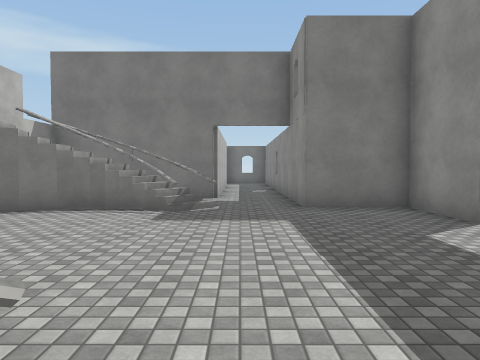
View 1 (above)

18 first-person views from a walk through a 3-D level made in the Unity game engine. The camera is 1.5 m above the floor, tilts 2° down and sees 70° across. The floor is counted in squares, 2 m on a side. Each view is taken from the middle of a square. On the plan, view 1 faces up. The plan holds only what a view shows up to about 11 squares ahead; the rest is blank. The place goes on beyond the plan. Door leaves are left out, so doorways stand open. Surface patterns are stand-ins for the level's own textures.

View 2
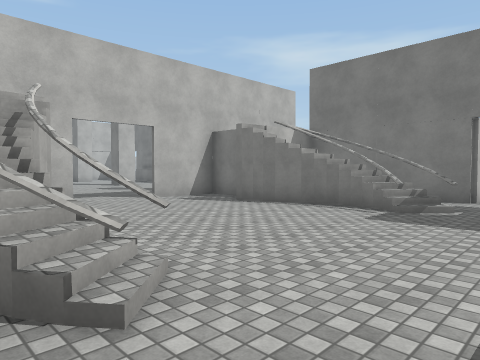

View 3
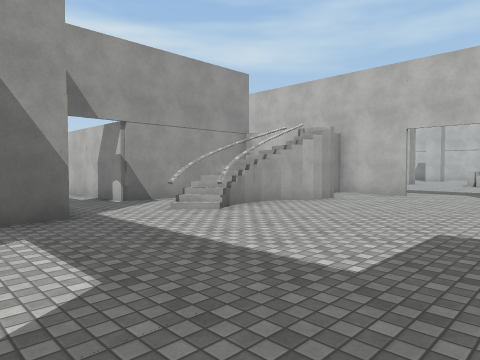

View 4
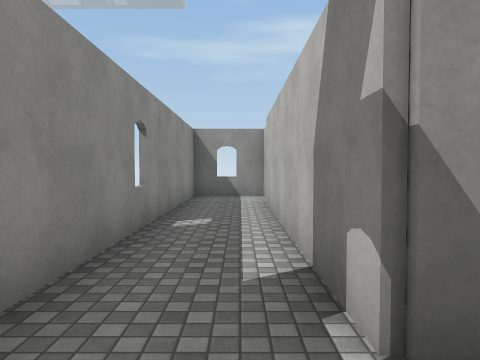

View 5
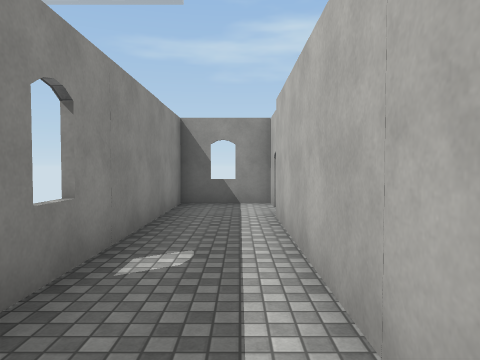

View 6
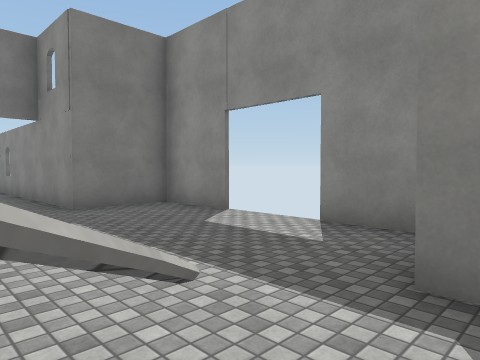

View 7
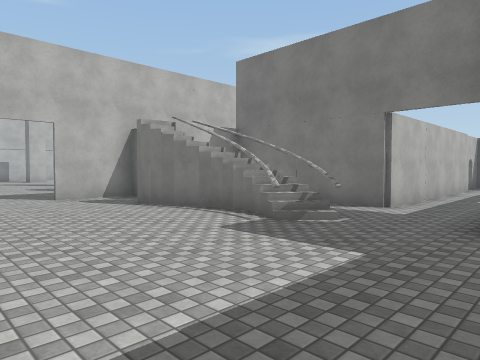

View 8
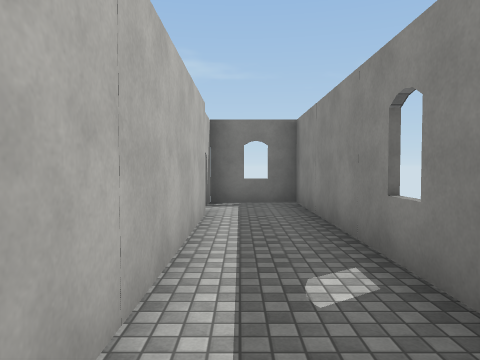

View 9
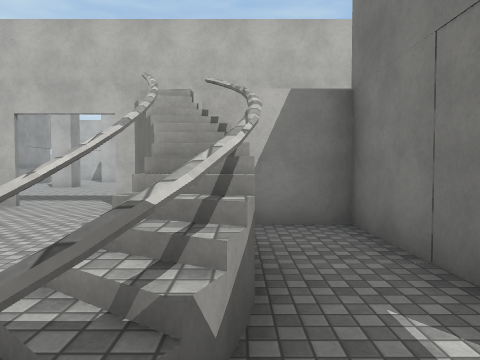

View 10
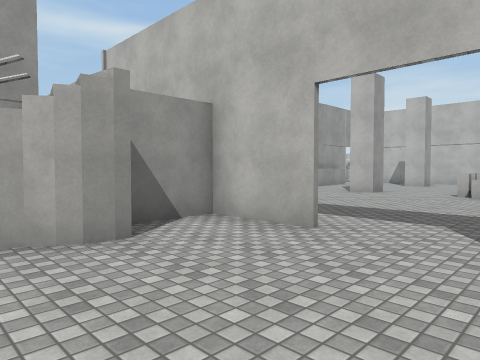

View 11
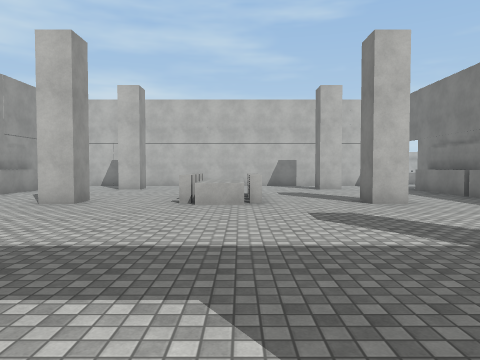

View 12
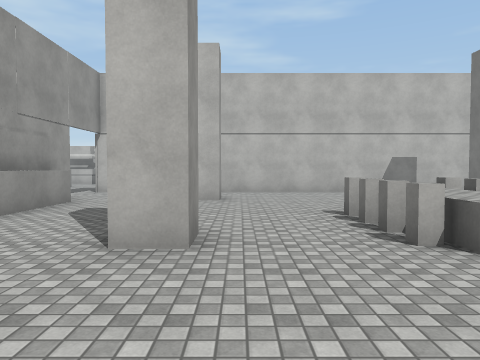

View 13
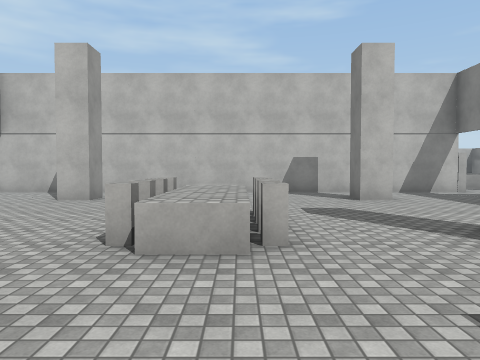

View 14
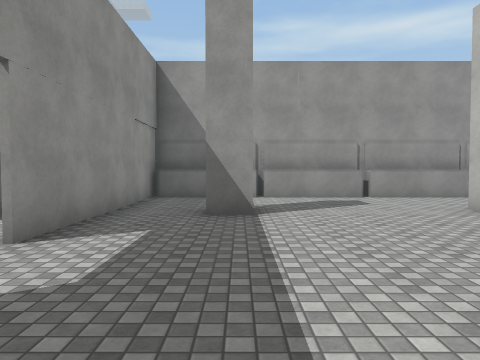

View 15
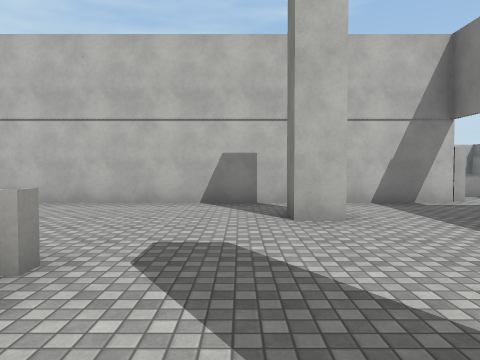

View 16
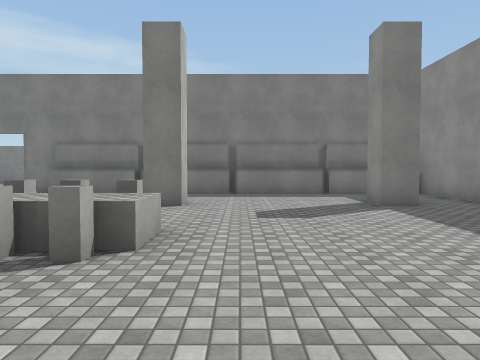

View 17
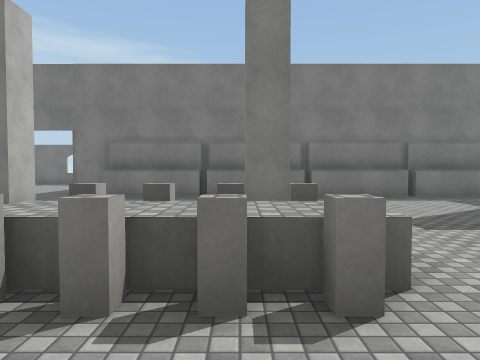

View 18
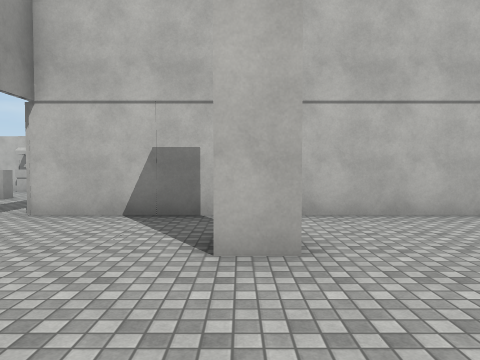

### Floor plan
Key: @ floor where view 1 was taken; # wall or solid block; . floor; / step, stairs or slope; D open door; = window, fence, low wall or low ledge; ^ raised ledge; P pillar; B box; O other object.
Columns run from 26 left of view 1 to 4 right of it. Each row starts with its distance up from view 1.
 17                          ####
 16                          #..#
 15                          #..#
 14                          #..#
 13                          #..#
 12     B..                  #..#
 11     BBDD#  #             #..#
 10      #...^^^^^^^^^^##    #..#
  9      #..............######..#
  8      #..............##......#
  7      #..P...PP...P.###.#=#..###
  6      #.............#.###.#....#
  5      #.............#..........#
  4      #....OOOO.....D.........D
  3      #....OOOO.....D.........D
  2      #.............#.#........#
  1      #.............##.##=/....#
  0      #..P...PP...P..## .=.@.#
 -1      #..............#   ....#
 -2      #..............######..#
 -3      #DD.^###########    #..#
 -4      .. #                #..#
 -5                          #..#
 -6 B                        #..#
 -7 B                        #..#
 -8                          #..#
 -9                          #..#
-10                          ####

Where each view was taken, in squares from view 1:
view 1: 0 up, 0 right, facing up
view 2: 0 up, 1 right, facing up-left
view 3: 6 up, 3 right, facing down-left
view 4: 0 up, 0 right, facing down
view 5: 2 down, 0 right, facing down
view 6: 0 up, 1 left, facing up-right
view 7: 2 up, 2 right, facing up-left
view 8: 9 up, 0 right, facing up
view 9: 7 up, 0 right, facing left
view 10: 5 up, 3 left, facing down-left
view 11: 4 up, 6 left, facing left
view 12: 1 up, 10 left, facing left
view 13: 4 up, 10 left, facing left
view 14: 6 up, 9 left, facing down
view 15: 6 up, 13 left, facing left
view 16: 0 up, 12 left, facing up
view 17: 1 up, 14 left, facing up
view 18: 0 up, 15 left, facing left
